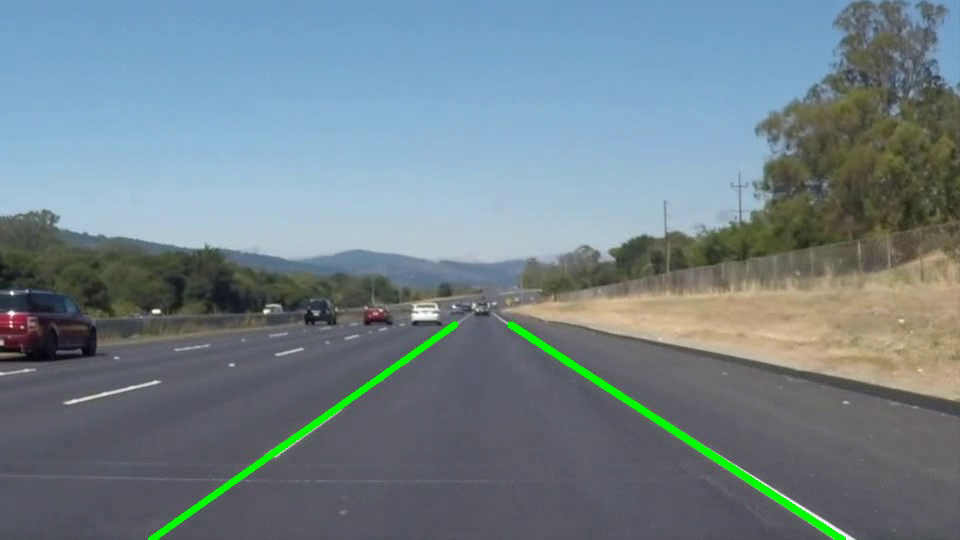
#> input picture frame 21 of solidWhiteRight_MM.avi, 960 x 540 px, given in place of solidWhiteRight.mp4, which was not available
$ python lineas_video.py   (Python 2 division)   (older library calls are emulated)
#> lines starting #> are read from the running program, lines starting #| are printed output that depends on the picture; after the words box and inside, x2 and y2 are one past the last pixel; in counts of white or black regions, pixels touching at a corner belong together; pictures that were not available may be replaced by others from this repository, and a replacement may not be noted
import cv2
import numpy as np


#img = cv2.imread('exit_ramp.jpg')
cap = cv2.VideoCapture('solidWhiteRight.mp4')
#fourcc = cv2.cv.CV_FOURCC('M','J','P','G')
out = cv2.VideoWriter('output.avi', cv2.VideoWriter_fourcc('D','I','V','X'), 30, (1280,720),True)
ret, frame = cap.read()
#> frame is the input picture: shape (540, 960, 3); mean B, G, R 137.9, 130, 113.7

lim_inf_slope = 0.3
lim_sup_slope = 0.8

while (cap.isOpened()):
	ret, frame = cap.read()
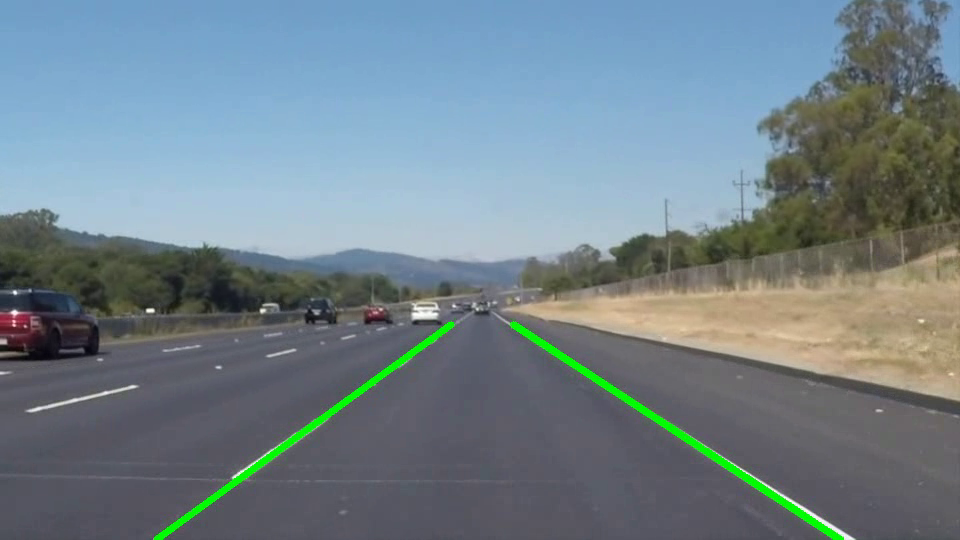
#> input picture frame 22 of solidWhiteRight_MM.avi, 960 x 540 px, given in place of solidWhiteRight.mp4, which was not available
#> frame is the input picture: shape (540, 960, 3); mean B, G, R 138.1, 129.9, 113.9
	if ret==True:
		gray = cv2.cvtColor(frame, cv2.COLOR_BGR2GRAY)
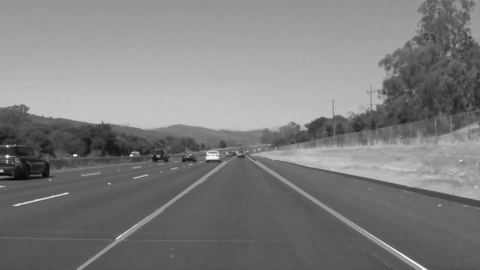
#> gray: shape (540, 960) (shown at 1/2 size); min 4, max 255, mean 126
		#gray = cv2.GaussianBlur(gray, (3,3), 0)
		edges = cv2.Canny(gray,50,150,apertureSize = 3)
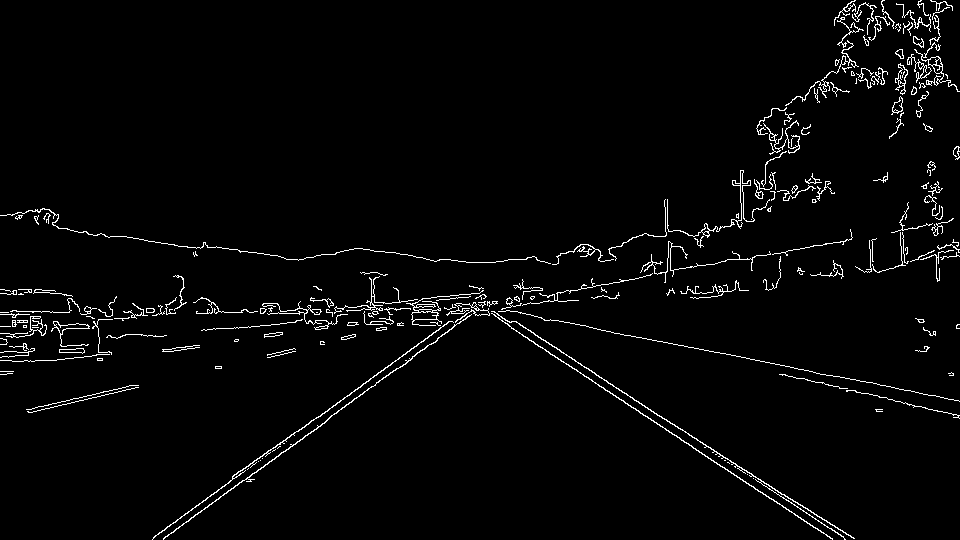
#> edges: shape (540, 960); 2.6% white in thin lines or dots


		#cv2.imshow('gray',gray)

		rows, cols = edges.shape[:2] # dimension de la imagen

		#se definen vertices de la region de interes
		bottom_left  = [cols*0.17, rows*0.95]  #0.2 cols
		top_left     = [cols*0.5, rows*0.55]  #  0.55 rows
		bottom_right = [cols*0.95, rows*0.95]
		top_right    = [cols*0.5, rows*0.55]  #0.5 cols  y 0.55 rows

		bottom_right_int = [cols*0.7, rows*0.95]
		top_right_int = [cols*0.5, rows*0.6]
		bottom_left_int = [cols*0.3, rows*0.95]
		top_left_int = [cols*0.5, rows*0.6]

		vertices = np.array([[bottom_left, top_left, top_right, bottom_right, bottom_right_int, top_right_int, top_left_int, bottom_left_int]], dtype=np.int32)
		mask = np.zeros_like(edges)
		#print ("mask", mask)

		if len(mask.shape)==2:
			poli = cv2.fillPoly(mask, vertices, 255)
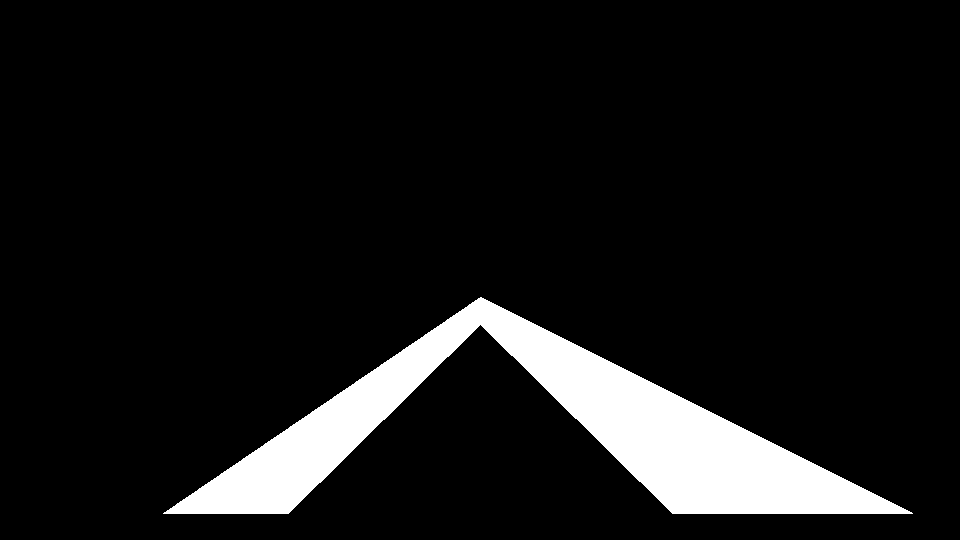
#> mask: shape (540, 960); 8.8% white; 1 white region, box (x1, y1, x2, y2) and area: (163, 297, 913, 514) 45462
			#print("si")
		else:
			print("no")
			cv2.fillPoly(mask, vertices, (255,)*mask.shape[2]) # in case, the input image has a channel d
		#cv2.imshow('poligono', poli)

		select_region = cv2.bitwise_and(edges, mask)
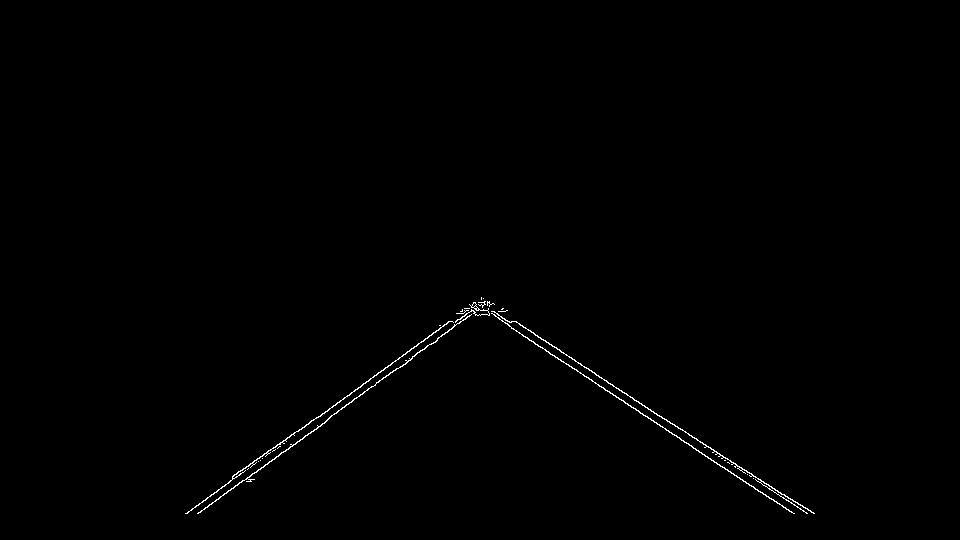
#> select_region: shape (540, 960); 0.43% white in thin lines or dots, all inside (x1, y1, x2, y2) = (185, 297, 815, 514)
		#cv2.imshow('region',select_region)

		minLineLength = 100  #30
		maxLineGap = 4   #10
		# se sacan lineas unicamente de la region de interes
		lines = cv2.HoughLinesP(select_region,1,np.pi/180,20,minLineLength,maxLineGap)
#> lines = 69 rows, first 6: [672, 423, 749, 473], [671, 432, 751, 486], [421, 342, 425, 339], [223, 495, 261, 467], [316, 418, 420, 342], [463, 320, 467, 317]

		left_lines = []
		left_weights = []
		right_lines = []
		right_weights = []
		contador_izq = 0
		contador_der = 0
		slope_izq = 0
		slope_der = 0
		inter_izq = 0
		inter_der = 0

		for x in range(0, len(lines)):
		    for x1,y1,x2,y2 in lines[x]:
			slope = float(y2 -y1) / (x2 -x1)
			if (x1 == x2 or y1 == y2):
				#print ('iguales')
				continue
			elif (slope > lim_inf_slope and slope < lim_sup_slope) or (slope < -lim_inf_slope and slope > -lim_sup_slope):
				#print('dif')
				cv2.line(gray,(x1,y1),(x2,y2),(0,0,0),2)
				intercept = y1 - slope*x1
				length = np.sqrt((y2-y1)**2+(x2-x1)**2)
				if slope < 0:
					contador_izq = contador_izq +1
					slope_izq = slope_izq + slope
					inter_izq = inter_izq + intercept
					left_lines.append((slope, intercept))
					left_weights.append((length))
				else:
					contador_der = contador_der +1
					slope_der = slope_der+slope
					inter_der = inter_der + intercept
					right_lines.append((slope, intercept))
					right_weights.append((length))
#> this loop made 69 passes
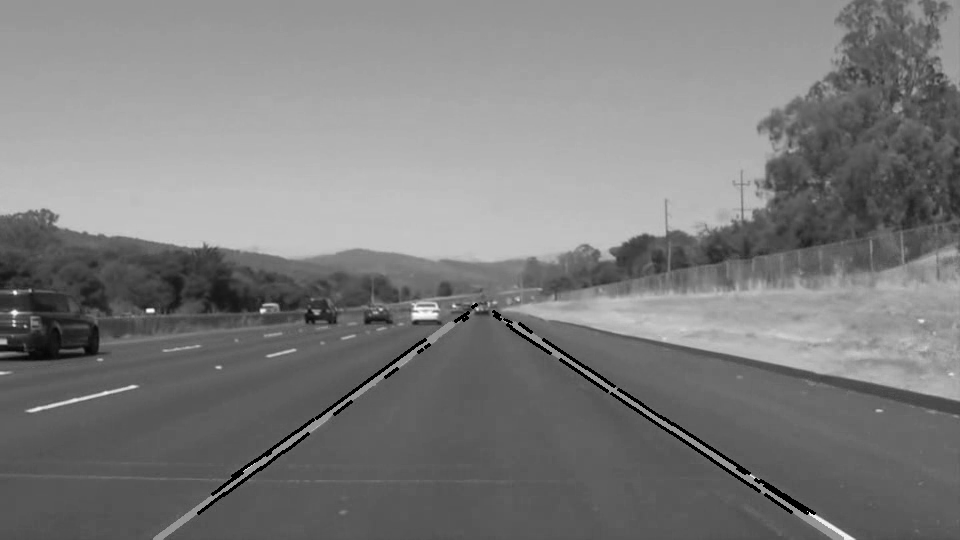
#> gray: shape (540, 960); 0.79% of pixels changed, all inside (x1, y1, x2, y2) = (197, 303, 816, 515)
#> after the loop, contador_der = 33; contador_izq = 21; inter_der = -541.6; inter_izq = 13818; left_lines = 21 items, first 6: (-0.75, 657.8), (-0.737, 659.3), (-0.731, 648.9), (-0.75, 667.2), (-0.765, 669.4), (-0.725, 645.6); left_weights = [5, 47.2, 128.8, 5, 21.4, 49.41, 15, 15, 24.21, 20, 5, 8.6, 5, 5, 28.02, 32.8, 29.21, 15.81, 5, 5, 10]; right_lines = 33 pairs, first value 0.429 to 0.75, second value -87.25 to 103; right_weights = 33 values, max 96.52 at index 1, min 5 at index 17, mean 21.6; slope_der = 21.79; slope_izq = -15.65

		#left_lane  = np.dot(left_weights,  left_lines) /np.sum(left_weights)  if len(left_weights) >0 else None
		#right_lane = np.dot(right_weights, right_lines)/np.sum(right_weights) if len(right_weights)>0 else None
		slope_izq = slope_izq/contador_izq
#> slope_izq = -0.745
		slope_der = slope_der/contador_der
#> slope_der = 0.66
		inter_izq = inter_izq/contador_izq
#> inter_izq = 658
		inter_der = inter_der/contador_der
#> inter_der = -16.41

		#print('left',left_lane)
		#print('right',right_lane)

		y1 = gray.shape[0]
		y2 = 0.6*y1

		#print(left_lane[1])

		#x1 = int((y1 - left_lane[1])/left_lane[0])
		#x2 = int((y2 - left_lane[1])/left_lane[0])
		x1 = int((y1 - inter_izq)/slope_izq)
#> x1 = 158
		x2 = int((y2 - inter_izq)/slope_izq)
#> x2 = 448
		y1 = int (y1)
		y2 = int (y2)
		#print('coord izq',x1,y1,x2,y2)

		cv2.line(frame,(x1,y1),(x2,y2),(0,255,0),5)

		y1 = gray.shape[0]
		y2 = 0.6*y1

		#print(right_lane[1])

		#x1 = int((y1 - right_lane[1])/right_lane[0])
		#x2 = int((y2 - right_lane[1])/right_lane[0])
		x1 = int((y1 - inter_der)/slope_der)
#> x1 = 842
		x2 = int((y2 - inter_der)/slope_der)
#> x2 = 515
		y1 = int (y1)
		y2 = int (y2)
		#print('coord der',x1,y1,x2,y2)


		cv2.line(frame,(x1,y1),(x2,y2),(0,255,0),5)
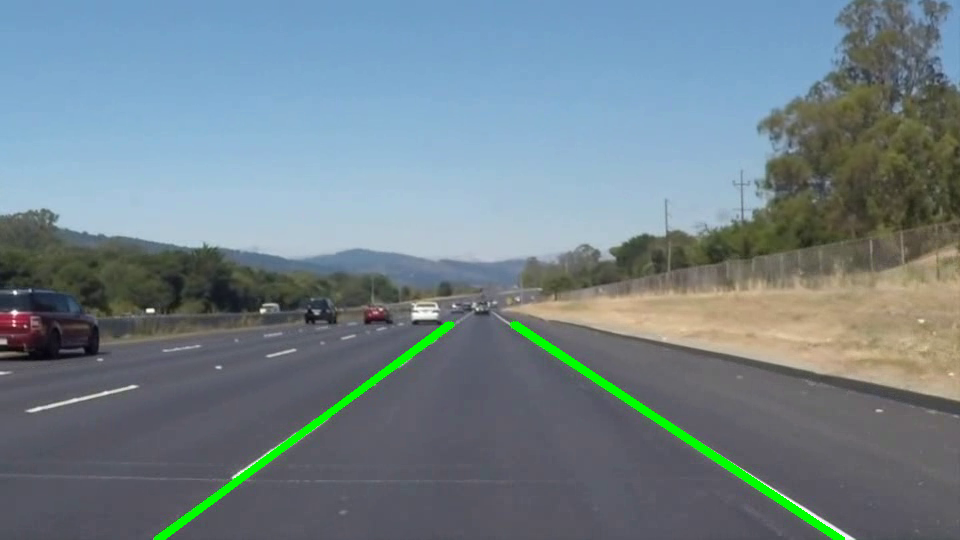
#> frame: shape (540, 960, 3); mean B, G, R 137.9, 130.1, 113.7
		#frame = cv2.flip(frame,180)
		out.write(frame)

		cv2.imshow('region',frame)

		if cv2.waitKey(1) & 0xFF == ord('c'):
#> (key Esc is pressed here)
			break
	else:
		break

cap.release()
out.release()
cv2.destroyAllWindows()

$ run again, starting later in the video
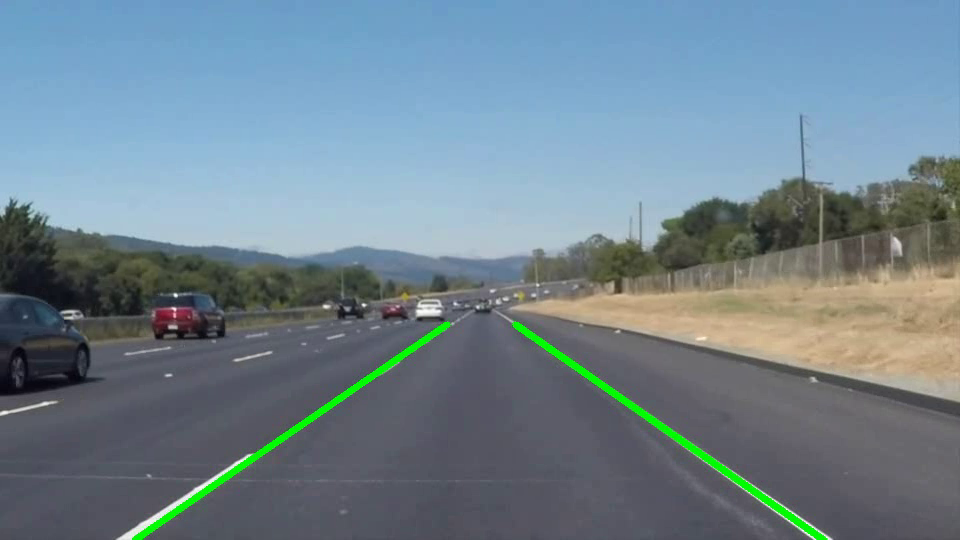
#> input picture frame 97 of solidWhiteRight_MM.avi, 960 x 540 px, given in place of solidWhiteRight.mp4, which was not available
#> frame is the input picture: shape (540, 960, 3); mean B, G, R 143, 131.9, 112.9
#> edges: shape (540, 960); 2.5% white in thin lines or dots, all inside (x1, y1, x2, y2) = (0, 112, 960, 540)
#> mask: shape (540, 960); 8.8% white; 1 white region, box (x1, y1, x2, y2) and area: (163, 297, 913, 514) 45462
#> select_region: shape (540, 960); 0.41% white in thin lines or dots, all inside (x1, y1, x2, y2) = (164, 298, 797, 514)
#> lines = 56 rows, first 6: [183, 500, 216, 478], [233, 475, 259, 457], [536, 333, 558, 349], [636, 412, 729, 480], [347, 397, 351, 394], [393, 366, 453, 325]
#> the loop `for x in range(0, len(lines)):` made 56 passes
#> after the loop `for x in range(0, len(lines)):`:
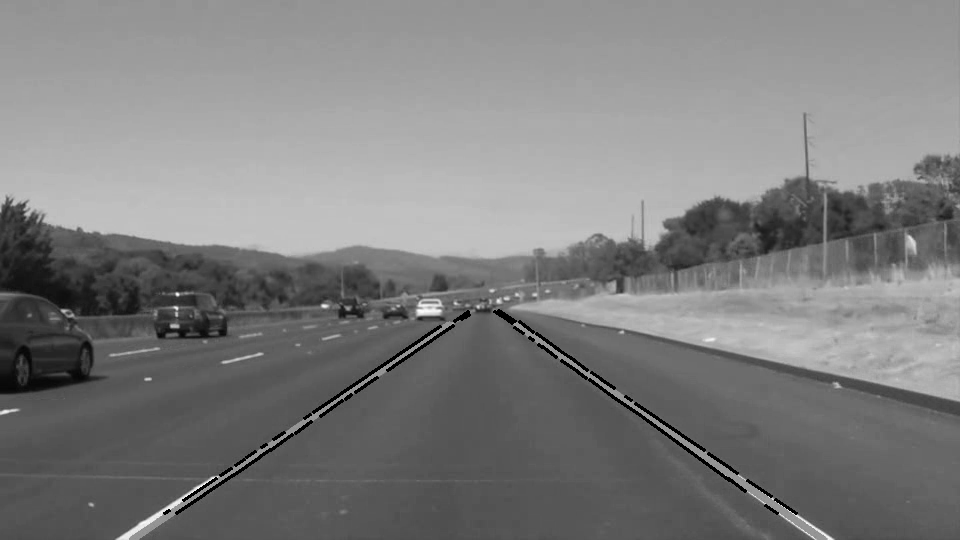
#> gray: shape (540, 960); min 0, max 254, mean 126.2
#> after the loop `for x in range(0, len(lines)):`: contador_der = 26; inter_der = -1030; inter_izq = 16482.5; left_lines = 26 pairs, first value -0.75 to -0.6, second value 602.2 to 665.8; left_weights = 26 values, max 131.7 at index 4, min 5 at index 2, mean 22.42; right_lines = 26 pairs, first value 0.625 to 0.786, second value -86.79 to 2.25; right_weights = 26 values, max 115.2 at index 1, min 5 at index 5, mean 22.99; slope_der = 18.34; slope_izq = -17.86
#> `slope_izq = slope_izq/contador_izq`: slope_izq = -0.687
#> `slope_der = slope_der/contador_der`: slope_der = 0.705
#> `inter_izq = inter_izq/contador_izq`: inter_izq = 633.9
#> `inter_der = inter_der/contador_der`: inter_der = -39.62
#> `x1 = int((y1 - inter_izq)/slope_izq)`: x1 = 136
#> `x2 = int((y2 - inter_izq)/slope_izq)`: x2 = 451
#> `x1 = int((y1 - inter_der)/slope_der)`: x1 = 821
#> `x2 = int((y2 - inter_der)/slope_der)`: x2 = 515
#> `cv2.line(frame,(x1,y1),(x2,y2),(0,255,0),5)`:
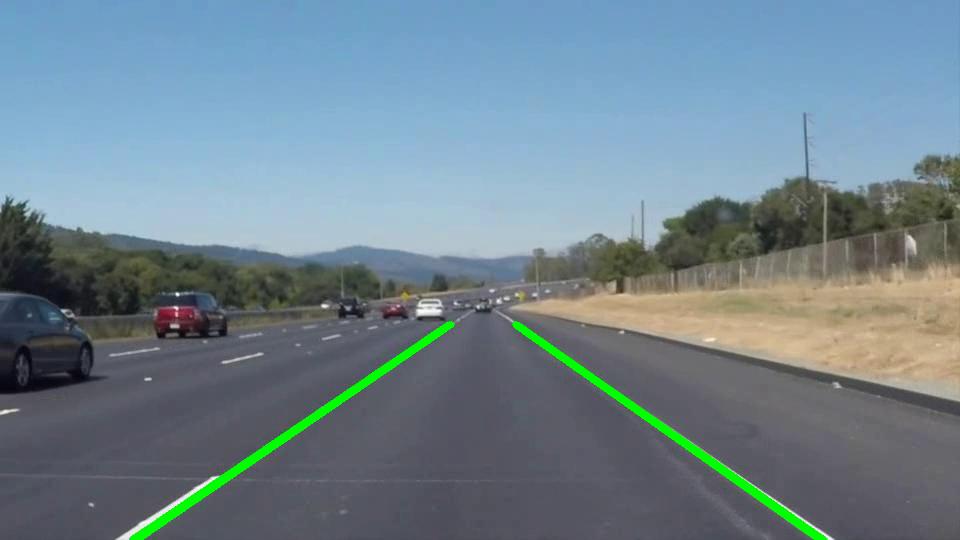
#> frame: shape (540, 960, 3); mean B, G, R 142.2, 131.9, 112.7

$ run again, starting later in the video
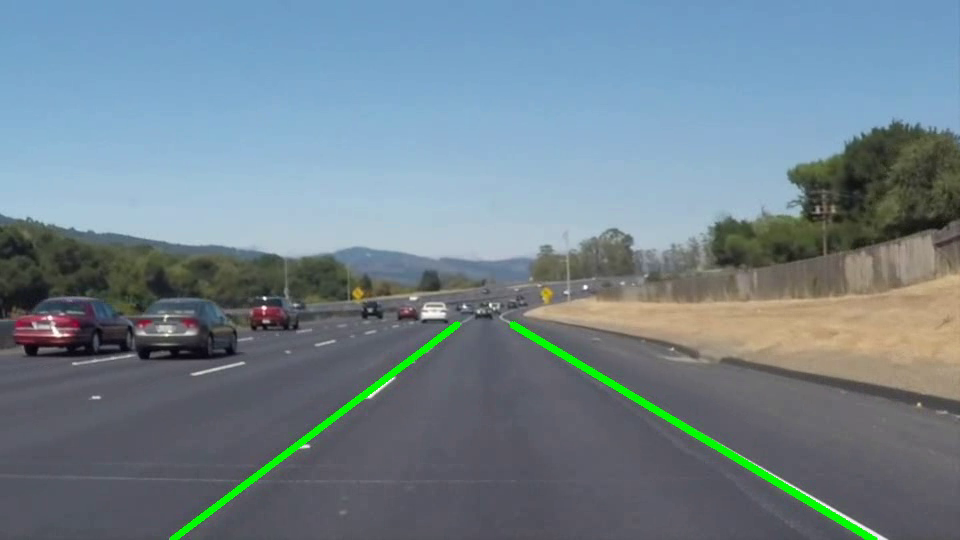
#> input picture frame 173 of solidWhiteRight_MM.avi, 960 x 540 px, given in place of solidWhiteRight.mp4, which was not available
#> frame is the input picture: shape (540, 960, 3); mean B, G, R 141.1, 131, 113.5
#> edges: shape (540, 960); 2.6% white in thin lines or dots, all inside (x1, y1, x2, y2) = (0, 116, 960, 540)
#> mask: shape (540, 960); 8.8% white; 1 white region, box (x1, y1, x2, y2) and area: (163, 297, 913, 514) 45462
#> select_region: shape (540, 960); 0.42% white in thin lines or dots, all inside (x1, y1, x2, y2) = (200, 301, 843, 514)
#> lines = 52 rows, first 6: [685, 423, 721, 444], [592, 376, 725, 456], [390, 380, 409, 366], [833, 508, 838, 511], [349, 403, 440, 334], [280, 462, 317, 435]
#> the loop `for x in range(0, len(lines)):` made 52 passes
#> after the loop `for x in range(0, len(lines)):`:
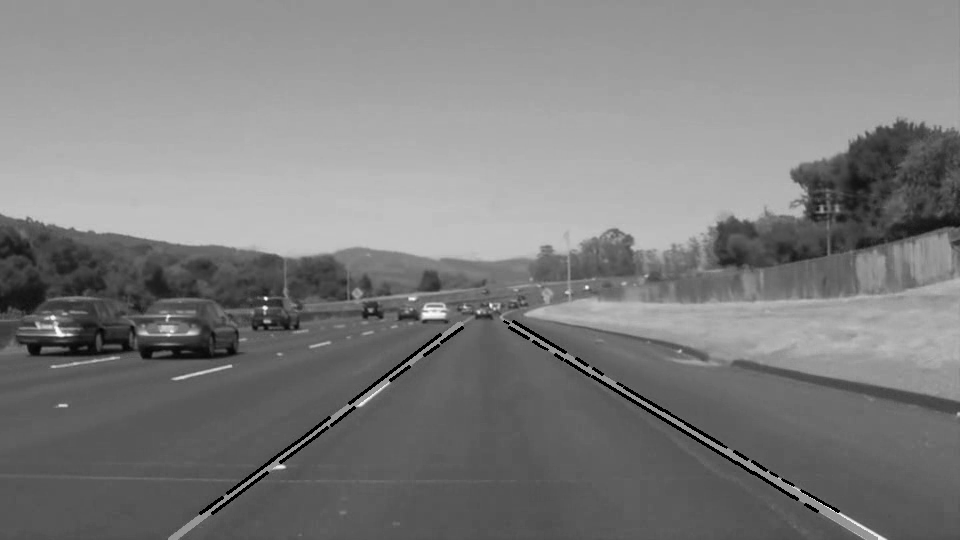
#> gray: shape (540, 960); min 0, max 255, mean 125.9
#> after the loop `for x in range(0, len(lines)):`: contador_der = 28; contador_izq = 13; inter_der = 511.8; inter_izq = 8648.8; left_lines = [(-0.737, 667.4), (-0.758, 667.6), (-0.73, 666.3), (-0.714, 657), (-0.739, 660.8), (-0.745, 671), (-0.714, 655.6), (-0.783, 684), (-0.72, 655.1), (-0.714, 657.9), (-0.774, 671.7), (-0.7, 653), (-0.778, 681.3)]; left_weights = [23.6, 114.2, 45.8, 25.81, 57.2, 68.6, 17.2, 29.21, 30.81, 17.2, 39.2, 12.21, 11.4]; right_lines = 28 pairs, first value 0.4 to 0.75, second value -98.75 to 136.2; right_weights = 28 values, max 155.2 at index 1, min 4.47 at index 6, mean 22.32; slope_der = 16.62; slope_izq = -9.61
#> `slope_izq = slope_izq/contador_izq`: slope_izq = -0.739
#> `slope_der = slope_der/contador_der`: slope_der = 0.594
#> `inter_izq = inter_izq/contador_izq`: inter_izq = 665.3
#> `inter_der = inter_der/contador_der`: inter_der = 18.28
#> `x1 = int((y1 - inter_izq)/slope_izq)`: x1 = 169
#> `x2 = int((y2 - inter_izq)/slope_izq)`: x2 = 461
#> `x1 = int((y1 - inter_der)/slope_der)`: x1 = 878
#> `x2 = int((y2 - inter_der)/slope_der)`: x2 = 515
#> `cv2.line(frame,(x1,y1),(x2,y2),(0,255,0),5)`:
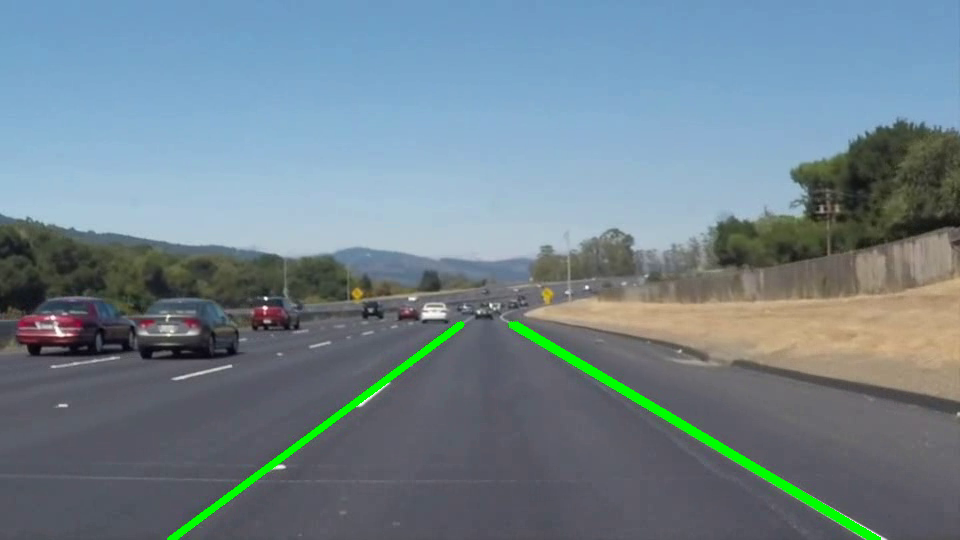
#> frame: shape (540, 960, 3); mean B, G, R 141, 131.2, 113
